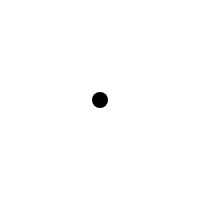
Frame 1 (no input)
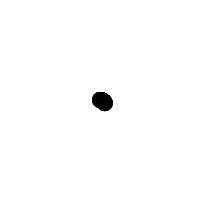
Frame 60 (no input)
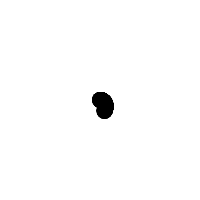
Frame 120 (the mouse pressed at the canvas centre since frame 60)

The p5.js sketch that drew these frames (run headless with seeded random() and noise() and a simulated clock; from frame 60 on, the mouse is pressed at the canvas centre):

// p5.js sketch
// ── sketch.js
let r = 0;
let theta = 0;

function setup() {
	createCanvas(200, 200);
	background(255);
}

function draw() {
	let x = r * cos(theta);
	let y = r * sin(theta);

	// Draw an ellipse at x,y
	noStroke();
	fill(0);
	ellipse(x+width/2, y + height/2, 16, 16);

	// Increment the angle
	theta += .01;
	r += .1;

}
